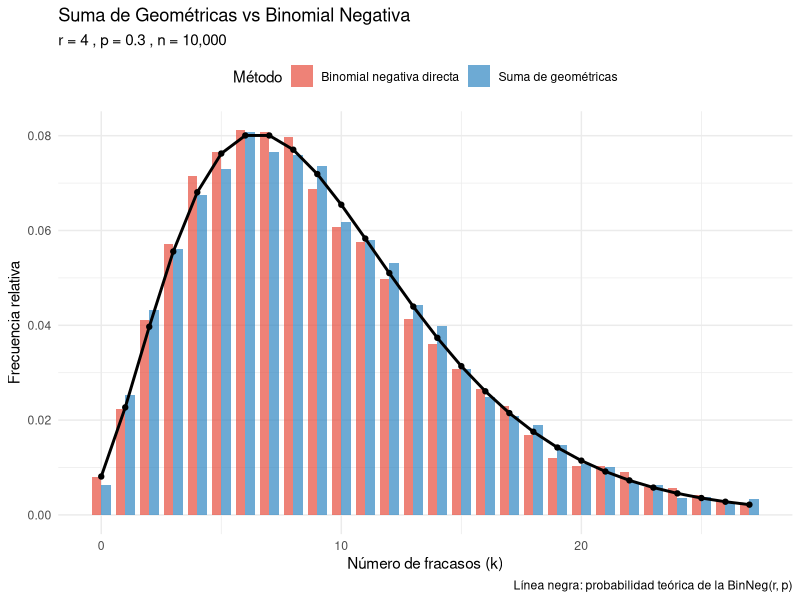
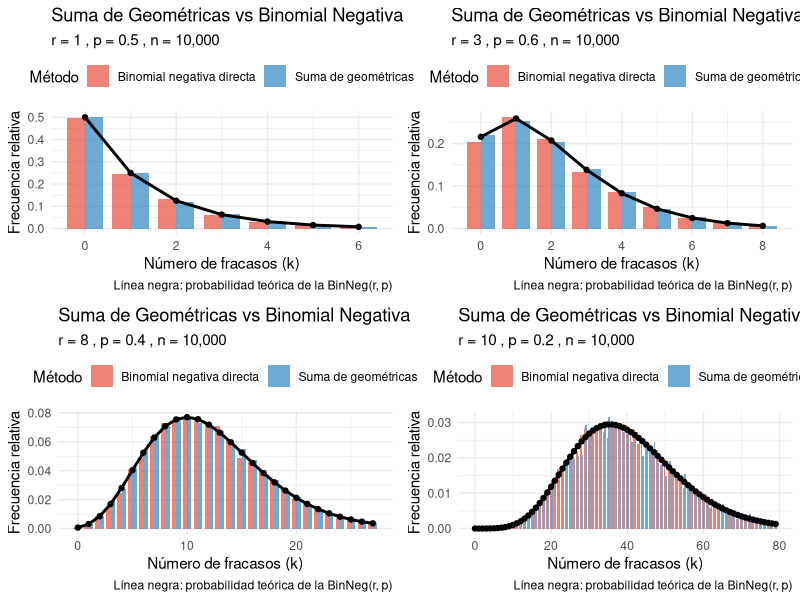
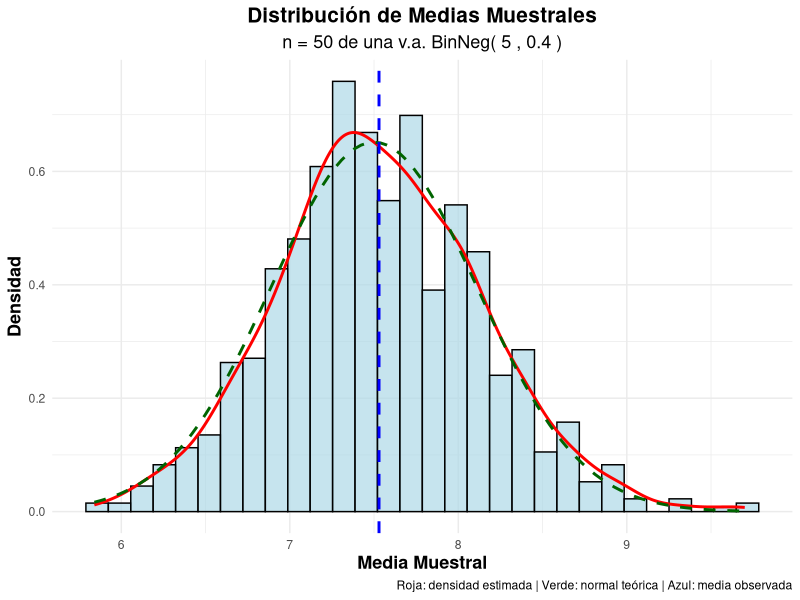
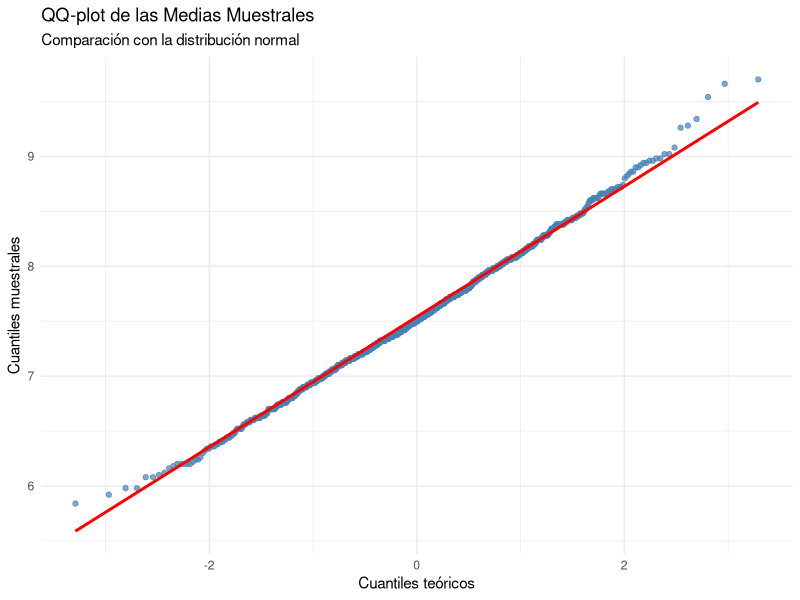
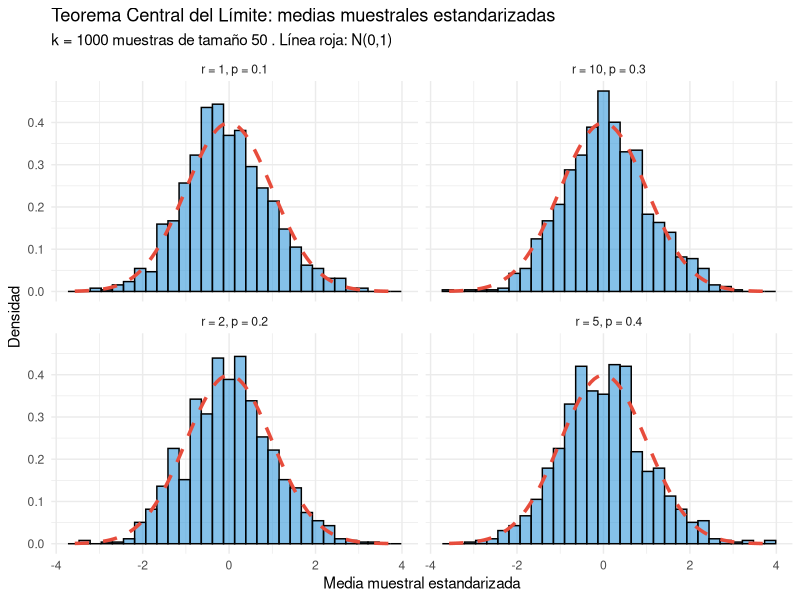

The R source for these figures, in order:
## ---- chunk 1
library(ggplot2)
library(dplyr)
library(knitr)
library(gridExtra)
## ---- chunk 2
comparar_geom_binneg <- function(r, p, n_sim = 10000, seed = NULL) {

  if (!is.null(seed)) set.seed(seed)

  # Método 1: suma de r geométricas independientes
  suma_geo <- replicate(n_sim, sum(rgeom(r, prob = p)))

  # Método 2: binomial negativa directa
  binneg_directa <- rnbinom(n_sim, size = r, prob = p)

  # Rango de valores a graficar
  k_max <- ceiling(quantile(c(suma_geo, binneg_directa), 0.99))
  k_vals <- 0:k_max

  # Frecuencias relativas
  freq_geo <- as.numeric(table(factor(suma_geo, levels = k_vals))) / n_sim
  freq_bn <- as.numeric(table(factor(binneg_directa, levels = k_vals))) / n_sim

  # Probabilidades teóricas
  prob_teo <- dnbinom(k_vals, size = r, prob = p)

  # Data frames para ggplot
  datos <- data.frame(
    k = rep(k_vals, 2),
    Frecuencia = c(freq_geo, freq_bn),
    Metodo = rep(c("Suma de geométricas", "Binomial negativa directa"), each = length(k_vals))
  )
  datos_teo <- data.frame(k = k_vals, Probabilidad = prob_teo)

  # Gráfico comparativo
  ggplot(datos, aes(x = k, y = Frecuencia, fill = Metodo)) +
    geom_col(position = "dodge", alpha = 0.7, width = 0.8) +
    geom_line(data = datos_teo, aes(x = k, y = Probabilidad),
              inherit.aes = FALSE, color = "black", linewidth = 1) +
    geom_point(data = datos_teo, aes(x = k, y = Probabilidad),
               inherit.aes = FALSE, color = "black", size = 1.5) +
    labs(title = "Suma de Geométricas vs Binomial Negativa",
         subtitle = paste("r =", r, ", p =", p, ", n =", format(n_sim, big.mark = ",")),
         x = "Número de fracasos (k)",
         y = "Frecuencia relativa",
         fill = "Método",
         caption = "Línea negra: probabilidad teórica de la BinNeg(r, p)") +
    theme_minimal() +
    theme(legend.position = "top") +
    scale_fill_manual(values = c("Suma de geométricas" = "#2E86C1",
                                 "Binomial negativa directa" = "#E74C3C"))
}
## ---- chunk 3
comparar_geom_binneg(r = 4, p = 0.3, n_sim = 10000, seed = 42)
## ---- chunk 4
g1 <- comparar_geom_binneg(r = 1, p = 0.5, n_sim = 10000, seed = 1)
g2 <- comparar_geom_binneg(r = 3, p = 0.6, n_sim = 10000, seed = 2)
g3 <- comparar_geom_binneg(r = 8, p = 0.4, n_sim = 10000, seed = 3)
g4 <- comparar_geom_binneg(r = 10, p = 0.2, n_sim = 10000, seed = 4)

grid.arrange(g1, g2, g3, g4, ncol = 2)
## ---- chunk 5
# Parámetros
k_muestras <- 1000
n_muestra <- 50
r_tcl <- 5
p_tcl <- 0.4

# Valores teóricos
mu_tcl <- r_tcl * (1 - p_tcl) / p_tcl
var_tcl <- r_tcl * (1 - p_tcl) / (p_tcl^2)
var_media_tcl <- var_tcl / n_muestra

# Simular medias muestrales
set.seed(2026)
medias_muestrales <- replicate(k_muestras, {
  muestra <- rnbinom(n_muestra, size = r_tcl, prob = p_tcl)
  mean(muestra)
})

# Histograma
hist_data <- data.frame(Medias = medias_muestrales)

ggplot(hist_data) +
  geom_histogram(aes(x = Medias, after_stat(density)), bins = 30,
                 fill = "lightblue", alpha = 0.7, color = "black") +
  geom_density(aes(x = Medias), color = "red", linewidth = 1) +
  geom_function(fun = dnorm, args = list(mean = mu_tcl, sd = sqrt(var_media_tcl)),
                color = "darkgreen", linetype = "dashed", linewidth = 1) +
  geom_vline(xintercept = mean(medias_muestrales),
             color = "blue", linetype = "dashed", linewidth = 1) +
  labs(title = "Distribución de Medias Muestrales",
       subtitle = paste("n =", n_muestra, "de una v.a. BinNeg(", r_tcl, ",", p_tcl, ")"),
       x = "Media Muestral",
       y = "Densidad",
       caption = "Roja: densidad estimada | Verde: normal teórica | Azul: media observada") +
  theme_minimal() +
  theme(
    plot.title = element_text(size = 15, face = "bold", hjust = 0.5),
    plot.subtitle = element_text(size = 13, hjust = 0.5),
    axis.title.x = element_text(face = "bold", size = 13),
    axis.title.y = element_text(face = "bold", size = 13)
  )

# Estadísticas
cat("Media teórica:", mu_tcl, "\n")
cat("Media observada:", round(mean(medias_muestrales), 4), "\n")
cat("Varianza teórica de la media:", round(var_media_tcl, 4), "\n")
cat("Varianza observada de la media:", round(var(medias_muestrales), 4), "\n")
## ---- chunk 6
ggplot(hist_data, aes(sample = Medias)) +
  stat_qq(color = "steelblue", alpha = 0.7) +
  stat_qq_line(color = "red", linewidth = 1) +
  labs(title = "QQ-plot de las Medias Muestrales",
       subtitle = "Comparación con la distribución normal",
       x = "Cuantiles teóricos",
       y = "Cuantiles muestrales") +
  theme_minimal()

cat("Prueba de Shapiro-Wilk, p-valor:", round(shapiro.test(medias_muestrales)$p.value, 4), "\n")
## ---- chunk 7
combinaciones <- data.frame(
  r = c(1, 2, 5, 10),
  p = c(0.1, 0.2, 0.4, 0.3)
)

set.seed(99)
datos_tcl <- do.call(rbind, lapply(1:nrow(combinaciones), function(i) {
  r_i <- combinaciones$r[i]
  p_i <- combinaciones$p[i]
  mu_i <- r_i * (1 - p_i) / p_i
  sigma_i <- sqrt(r_i * (1 - p_i) / p_i^2)

  medias_i <- replicate(k_muestras, mean(rnbinom(n_muestra, size = r_i, prob = p_i)))
  z_i <- (medias_i - mu_i) / (sigma_i / sqrt(n_muestra))

  data.frame(Z = z_i, Parametros = paste0("r = ", r_i, ", p = ", p_i))
}))

ggplot(datos_tcl, aes(x = Z)) +
  geom_histogram(aes(y = after_stat(density)), bins = 30,
                 fill = "#3498DB", alpha = 0.6, color = "black") +
  stat_function(fun = dnorm, args = list(mean = 0, sd = 1),
                color = "#E74C3C", linewidth = 1.2, linetype = "dashed") +
  facet_wrap(~Parametros) +
  labs(title = "Teorema Central del Límite: medias muestrales estandarizadas",
       subtitle = paste("k =", k_muestras, "muestras de tamaño", n_muestra, ". Línea roja: N(0,1)"),
       x = "Media muestral estandarizada",
       y = "Densidad") +
  theme_minimal()
